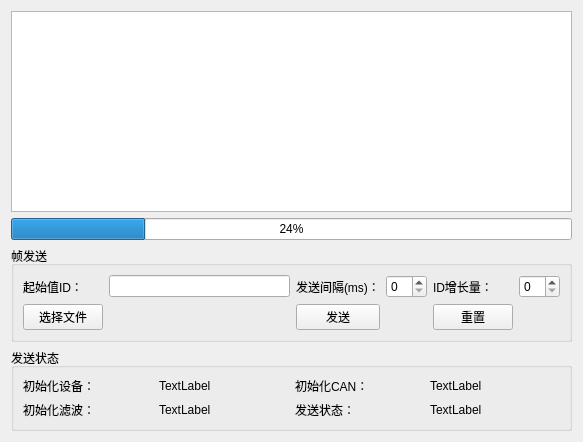
<?xml version="1.0" encoding="UTF-8"?>
<ui version="4.0">
 <class>sendmessages_ui</class>
 <widget class="QWidget" name="sendmessages_ui">
  <property name="geometry">
   <rect>
    <x>0</x>
    <y>0</y>
    <width>583</width>
    <height>442</height>
   </rect>
  </property>
  <property name="windowTitle">
   <string>Form</string>
  </property>
  <layout class="QVBoxLayout" name="verticalLayout">
   <item>
    <widget class="QTableWidget" name="tableWidget"/>
   </item>
   <item>
    <widget class="QProgressBar" name="progressBar">
     <property name="value">
      <number>24</number>
     </property>
    </widget>
   </item>
   <item>
    <widget class="QGroupBox" name="groupBox_2">
     <property name="title">
      <string>帧发送</string>
     </property>
     <layout class="QGridLayout" name="gridLayout">
      <item row="0" column="5">
       <widget class="QLabel" name="label_5">
        <property name="text">
         <string>ID增长量：</string>
        </property>
       </widget>
      </item>
      <item row="0" column="6">
       <widget class="QSpinBox" name="spinBox_2"/>
      </item>
      <item row="0" column="2">
       <widget class="QLabel" name="label_4">
        <property name="text">
         <string>发送间隔(ms)：</string>
        </property>
       </widget>
      </item>
      <item row="0" column="3">
       <widget class="QSpinBox" name="spinBox"/>
      </item>
      <item row="0" column="0">
       <widget class="QLabel" name="label_3">
        <property name="text">
         <string>起始值ID：</string>
        </property>
       </widget>
      </item>
      <item row="0" column="1">
       <widget class="QLineEdit" name="lineEdit_2"/>
      </item>
      <item row="1" column="2">
       <widget class="QPushButton" name="pushButton_2">
        <property name="text">
         <string>发送</string>
        </property>
       </widget>
      </item>
      <item row="1" column="0">
       <widget class="QPushButton" name="pushButton">
        <property name="text">
         <string>选择文件</string>
        </property>
       </widget>
      </item>
      <item row="1" column="1">
       <widget class="QLabel" name="label_6">
        <property name="text">
         <string/>
        </property>
       </widget>
      </item>
      <item row="1" column="5">
       <widget class="QPushButton" name="pushButton_3">
        <property name="text">
         <string>重置</string>
        </property>
       </widget>
      </item>
     </layout>
    </widget>
   </item>
   <item>
    <widget class="QGroupBox" name="groupBox">
     <property name="title">
      <string>发送状态</string>
     </property>
     <layout class="QGridLayout" name="gridLayout_2">
      <item row="4" column="0">
       <widget class="QLabel" name="label_8">
        <property name="text">
         <string>初始化滤波：</string>
        </property>
       </widget>
      </item>
      <item row="4" column="3">
       <widget class="QLabel" name="label">
        <property name="text">
         <string>TextLabel</string>
        </property>
       </widget>
      </item>
      <item row="4" column="2">
       <widget class="QLabel" name="label_2">
        <property name="text">
         <string>发送状态：</string>
        </property>
       </widget>
      </item>
      <item row="4" column="1">
       <widget class="QLabel" name="label_7">
        <property name="text">
         <string>TextLabel</string>
        </property>
       </widget>
      </item>
      <item row="0" column="0">
       <widget class="QLabel" name="label_12">
        <property name="text">
         <string>初始化设备：</string>
        </property>
       </widget>
      </item>
      <item row="0" column="1">
       <widget class="QLabel" name="label_11">
        <property name="text">
         <string>TextLabel</string>
        </property>
       </widget>
      </item>
      <item row="0" column="2">
       <widget class="QLabel" name="label_10">
        <property name="text">
         <string>初始化CAN：</string>
        </property>
       </widget>
      </item>
      <item row="0" column="3">
       <widget class="QLabel" name="label_9">
        <property name="text">
         <string>TextLabel</string>
        </property>
       </widget>
      </item>
     </layout>
    </widget>
   </item>
  </layout>
 </widget>
 <resources/>
 <connections/>
</ui>
